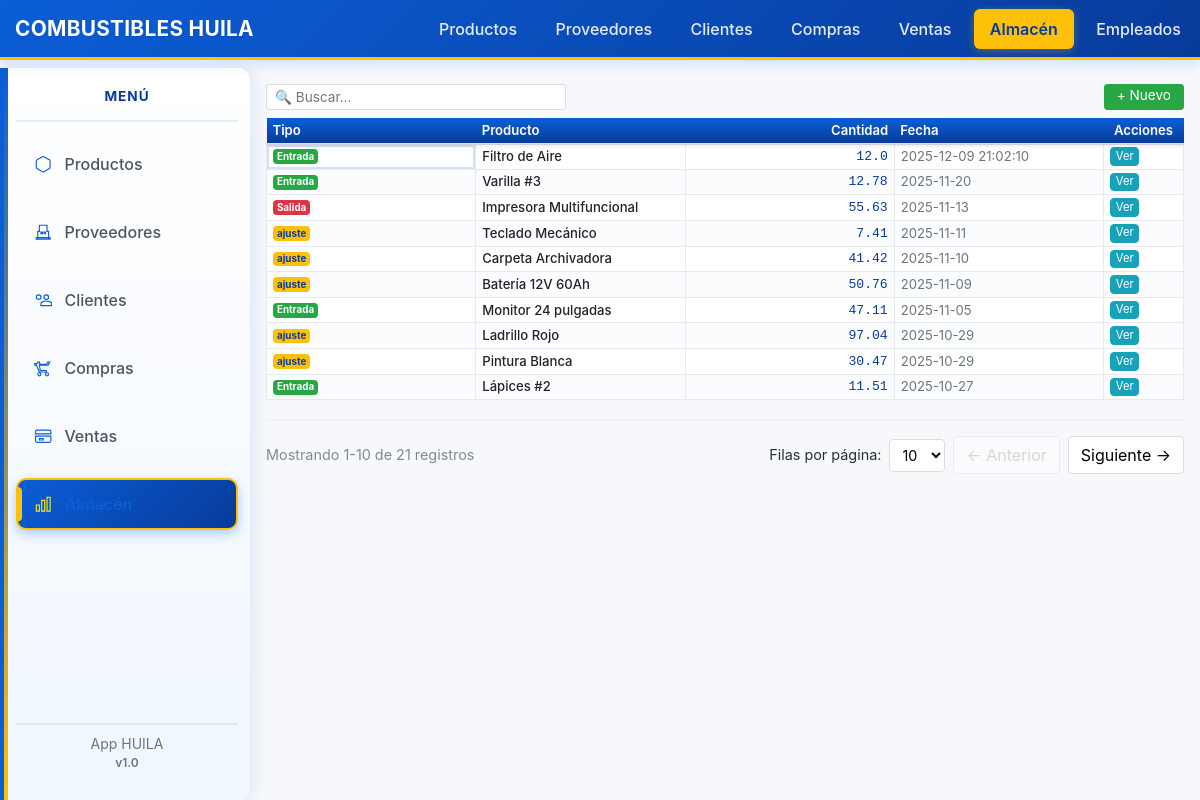
Screenshot of /almacen/ with the database file from the repository.
### tables this page shows
CREATE TABLE almacen (
    id INTEGER PRIMARY KEY AUTOINCREMENT,
    producto_id INTEGER NOT NULL,
    tipo_movimiento TEXT NOT NULL, -- entrada / salida / ajuste
    cantidad REAL NOT NULL,
    unidad_medida TEXT,
    referencia TEXT, -- e.g., 'compra', 'venta', 'ajuste'
    referencia_id INTEGER,
    fecha TEXT DEFAULT (datetime('now')),
    motivo TEXT,
    usuario_id INTEGER,
    created_at TEXT DEFAULT (datetime('now')),
    FOREIGN KEY (producto_id) REFERENCES productos(id),
    FOREIGN KEY (usuario_id) REFERENCES empleados(id)
);

CREATE TABLE productos (
    id INTEGER PRIMARY KEY AUTOINCREMENT,
    sku TEXT UNIQUE,
    nombre TEXT NOT NULL,
    descripcion TEXT,
    categoria TEXT,
    unidad_medida TEXT,
    precio_costo REAL DEFAULT 0,
    precio_venta REAL DEFAULT 0,
    stock_minimo REAL DEFAULT 0,
    activo INTEGER DEFAULT 1,
    created_at TEXT DEFAULT (datetime('now')),
    updated_at TEXT
);

### backend/app/almacen/routes.py (the view)
@bp.route('/', methods=['GET'])
def index():
    db = get_db()
    cur = db.execute(
        '''SELECT a.id, a.tipo_movimiento, p.nombre, a.cantidad, a.fecha
           FROM almacen a
           LEFT JOIN productos p ON a.producto_id = p.id
           ORDER BY a.fecha DESC LIMIT 100'''
    )
    movimientos = cur.fetchall()
    return render_template('almacen/index.html', movimientos=movimientos)

### backend/app/db.py (called while the page is built)
def get_db():
    if 'db' not in g:
        g.db = sqlite3.connect(
            current_app.config['DATABASE'],
            detect_types=sqlite3.PARSE_DECLTYPES
        )
        g.db.row_factory = sqlite3.Row
    return g.db

### backend/app/templates/almacen/index.html (shortened to what this page needs)
{% extends 'base.html' %}
{% block content %}
<div>
  <div style="display: flex; align-items: center; justify-content: space-between; margin-bottom: 0.5rem;">
    <div class="table-controls" style="margin-bottom: 0; display: flex; gap: 8px; align-items: center;">
      <div class="table-search">
        <input type="text" placeholder="🔍 Buscar..." id="search-almacen" style="width: 300px; padding: 4px 8px; border: 1px solid #ddd; border-radius: 3px; font-size: 0.85em; height: 26px;">
      </div>
    </div>
    <a href="{{ url_for('almacen.registrar') }}" data-new-href="{{ url_for('almacen.registrar') }}" class="btn btn-sm btn-success" style="height: 26px; line-height: 1; padding: 4px 12px; font-size: 0.85rem;">+ Nuevo</a>
  </div>
  {% if movimientos|length == 0 %}
    <div class="alert alert-info">No hay movimientos registrados.</div>
  {% else %}
    <div class="table-responsive">
      <table id="table-almacen" class="table table-sm table-hover mb-0 excel-grid compact-table">
        <thead class="brand-table-header">
          <tr>
            <th>Tipo</th>
            <th>Producto</th>
            <th class="text-right">Cantidad</th>
            <th>Fecha</th>
            <th class="col-actions-sm">Acciones</th>
          </tr>
        </thead>
        <tbody>
          {% for m in movimientos %}
          <tr class="row-divider">
            <td class="cell-small">
              {% if m['tipo_movimiento'] == 'entrada' %}
                <span class="badge badge-success">Entrada</span>
              {% elif m['tipo_movimiento'] == 'salida' %}
                <span class="badge badge-danger">Salida</span>
              {% else %}
                <span class="badge badge-warning">{{ m['tipo_movimiento'] }}</span>
              {% endif %}
            </td>
            <td class="cell-small fw-500 cell-ellipsis">{{ m['nombre'] or '—' }}</td>
            <td class="text-right number-text cell-small">{{ m['cantidad'] }}</td>
            <td class="muted-text cell-small">{{ m['fecha'] or '—' }}</td>
            <td class="cell-small">
              <a href="{{ url_for('almacen.view', id=m['id']) }}" class="btn btn-xs btn-info btn-compact">Ver</a>
            </td>
          </tr>
          {% endfor %}
        </tbody>
      </table>
    </div>
  {% endif %}
  <div class="pagination-controls" style="display: flex; justify-content: space-between; align-items: center; margin-top: 20px; padding-top: 15px; border-top: 1px solid #ecf0f1;">
    <div class="pagination-info" style="font-size: 0.9em; color: #7f8c8d;"></div>
    <div class="pagination-nav" style="display: flex; gap: 8px; align-items: center;">
      <div class="rows-per-page" style="display: flex; gap: 8px; align-items: center; font-size: 0.9em;">
        <span>Filas por página:</span>
        <select id="rows-per-page" style="padding: 6px 8px; border: 1px solid #ddd; border-radius: 4px; background-color: white; cursor: pointer;">
          <option value="10" selected>10</option>
        </select>
      </div>
      <button id="prev-page" style="padding: 6px 12px; border: 1px solid #ddd; background-color: white; border-radius: 4px; cursor: pointer;">← Anterior</button>
      <button id="next-page" style="padding: 6px 12px; border: 1px solid #ddd; background-color: white; border-radius: 4px; cursor: pointer;">Siguiente →</button>
    </div>
  </div>
</div>
{% endblock %}

### backend/app/static/css/style.css (style rules this page uses)
body { padding-bottom: 40px; }
.table td, .table th { vertical-align: middle; }
.badge-warning, .badge-accent { background: var(--accent); color: var(--primary-dark); }
.brand-table-header { background: linear-gradient(180deg, var(--primary), var(--primary-dark)); color: white; position: sticky; top: 70px; z-index: 1100; box-shadow: 0 2px 6px rgba(0,0,0,0.06); }
.brand-table-header th { padding: 12px 8px; font-weight: 600; border-bottom: 2px solid rgba(0,0,0,0.08); }
.muted-text { color: var(--muted); }
.number-text { color: var(--primary-dark); font-weight: 500; }
.table thead th { background: #fbfcfe; border-bottom: 2px solid rgba(0,0,0,0.04); }
.excel-grid tbody tr:nth-child(even) { background-color: #fbfcfe; }
.excel-grid td.text-right { font-family: SFMono-Regular, Menlo, Monaco, "Roboto Mono", "Courier New", monospace; color: var(--primary-dark); }
body { background: var(--bg); color: var(--text, #22303c); font-family: -apple-system, BlinkMacSystemFont, "Segoe UI", Roboto, "Helvetica Neue", Arial, sans-serif; padding-bottom: 40px; }
body { background: var(--bg); color: #22303c; padding-bottom: 40px; font-family: -apple-system, BlinkMacSystemFont, "Segoe UI", Roboto, "Helvetica Neue", Arial, sans-serif; }
.badge-warning { background: var(--accent); color: var(--primary-dark); }

### backend/app/static/css/theme.css (style rules this page uses)
:root { --bg: #f6f8fb; --surface: #ffffff; --primary: #0b5ed7; --primary-dark: #073b9a; --accent: #ffc107; --muted: #6c757d; --text: #22303c; --card-shadow: 0 6px 18px rgba(20,30,50,0.06); }
body { background: var(--bg); color: var(--text, #22303c); font-family: -apple-system, BlinkMacSystemFont, "Segoe UI", Roboto, "Helvetica Neue", Arial, sans-serif; padding-bottom: 40px; }
.badge-warning, .badge-accent { background: var(--accent); color: var(--primary-dark); }
.brand-table-header { background: linear-gradient(180deg, var(--primary), var(--primary-dark)) !important; color: white !important; position: sticky; top: 0; z-index: 100; box-shadow: 0 2px 4px rgba(0,0,0,0.1) !important; height: 26px !important; overflow: hidden; }
.brand-table-header tr { height: 26px !important; display: table-row; }
.brand-table-header th { padding: 0px 5px !important; font-weight: 600 !important; border: none !important; color: white !important; background: transparent !important; white-space: nowrap; font-size: 0.75rem; height: 26px !important; line-height: 26px !important; display: table-cell; vertical-align: middle !important; }
.number-text { color: var(--primary-dark); font-weight: 500; }
.muted-text { color: var(--muted); }
.table thead th { background: #fbfcfe; border-bottom: 2px solid rgba(0,0,0,0.04); }
.table { border-collapse: separate; border-spacing: 0; }
.btn-xs { padding: .1rem .3rem; font-size: .7rem; line-height: 1.2; }
.btn-compact { padding: .1rem .3rem; font-size: .7rem; line-height: 1.2; }
.cell-small { padding: 0px 5px; font-size: 0.75rem; line-height: 1.1; height: 22px; vertical-align: middle; }
.cell-ellipsis { max-width: 200px; overflow: hidden; text-overflow: ellipsis; white-space: nowrap; }
.fw-500 { font-weight: 500; }
.col-actions-sm { text-align: center; width: 80px; }
.row-divider { border-bottom: 1px solid #ecf0f1; transition: background-color 0.2s; }
.excel-grid tbody tr:first-child td { padding-top: 2px !important; border-top: 2px solid #dee2e6; }
.excel-grid tbody tr:nth-child(even) { background-color: #fbfcfe; }
.excel-grid td.text-right { font-family: SFMono-Regular, Menlo, Monaco, "Roboto Mono", "Courier New", monospace; color: var(--primary-dark); }

### rows the page displays
almacen: tipo_movimiento "Entrada", nombre "Filtro de Aire", cantidad "12.0", fecha "2025-12-09 21:02:10"
almacen: tipo_movimiento "Entrada", nombre "Varilla #3", cantidad "12.78", fecha "2025-11-20"
almacen: tipo_movimiento "Salida", nombre "Impresora Multifuncional", cantidad "55.63", fecha "2025-11-13"
almacen: tipo_movimiento "ajuste", nombre "Teclado Mecánico", cantidad "7.41", fecha "2025-11-11"
almacen: tipo_movimiento "ajuste", nombre "Carpeta Archivadora", cantidad "41.42", fecha "2025-11-10"
almacen: tipo_movimiento "ajuste", nombre "Batería 12V 60Ah", cantidad "50.76", fecha "2025-11-09"
almacen: tipo_movimiento "Entrada", nombre "Monitor 24 pulgadas", cantidad "47.11", fecha "2025-11-05"
almacen: tipo_movimiento "ajuste", nombre "Ladrillo Rojo", cantidad "97.04", fecha "2025-10-29"
almacen: tipo_movimiento "ajuste", nombre "Pintura Blanca", cantidad "30.47", fecha "2025-10-29"
almacen: tipo_movimiento "Entrada", nombre "Lápices #2", cantidad "11.51", fecha "2025-10-27"
